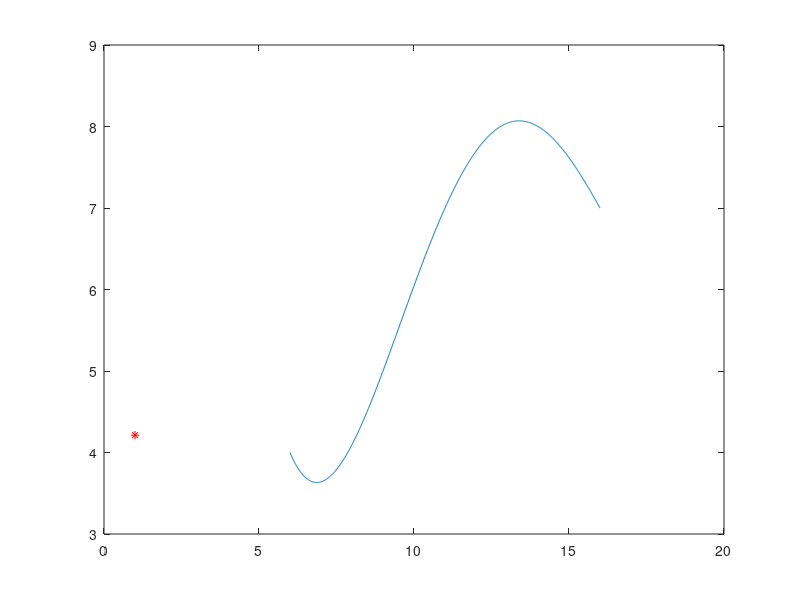

The MATLAB script that drew this image:
clc
close all
clear all

% wektor z godzinami 
G = [6,9,11,14,16];
% wektor z temperaturami
T = [4,5,7,8,7];
    u=[8.15]        % szukana temperatura
    z=1;
    v=0;           % wartość interpolacji dla danego u
    
%Ilość węzłów
N = length(G);   
    
K = zeros(N, N+1);  % Tabela ilorazów różnicowych 
L=zeros(N,z);
% wpisujemy godziny do pierwszej kolumny
K(:,1) = G';
K(:,2) = T';
        
            %K(1,3)= (K(2,2)-K(1,2))/(K(2,1)-K(1,1)); ???

for k = 3:N+1    % pętla po kolumnach
    for w = 1:N-k+2
        K(w,k)=(K(w+1,k-1) - K(w,k-1))/(K(w+k-2,1) - K(w,1));    % w - wiersz, k - kolumna
    end    
end   

z=6:0.01:16;
p=zeros(1,length(z));
W=K(1,2:end);
for l=1:length(z)
        for k=1:N
            I=1;
            for j=1:k-1
                    I=I*(z(l)-K(j,1));                   
            end
             p(l)=p(l)+(W(k)*I);
        end
end


K
%plot(z,p)
n=length(G);     
m=length(u);  
w=ones(1,m);    
q=ones(1,n);   

for i=1:n
        w=w.*(u-G(i));
        for j=1:n
            if j~=i
                q(i)=q(i)*(G(i)-G(j));
            end
        end
    end
for i=1:n
        L(i,:)=w./(u-G(i))/q(i);
        v=v+T(i)*L(i,:);
    end
v % wartosc temperatury o godzinie 8.15




plot(z,p)
hold on
plot(v,'r*')